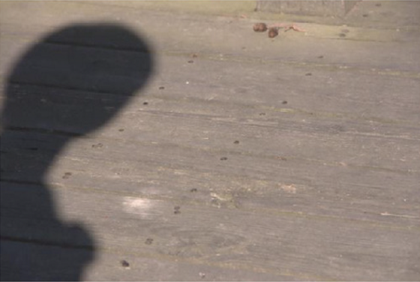
%> input picture tien.png, 420 x 282 px, shrunk from 700 x 470 before the run
$ octave --eval "pokus;"   (GNU Octave 9; MATLAB toolbox functions it lacks are replaced by stand-ins)
%> lines starting %> are read from the running program, lines starting %| are printed output that depends on the picture; in (x1, y1, x2, y2) boxes, pixels count from 0 and x2, y2 are one past the last pixel; in counts of white or black regions, pixels touching at a corner belong together; the program's own positions count from 1
function [] = pokus()
%POKUS Summary of this function goes here
%   Detailed explanation goes here

ps = 8;
I = imread('tien.png');
%> I is the input picture: size 282x420x3 uint8; mean R, G, B 136.4, 123.6, 115.1
Id = double(I) ./ 255;
M = imread('mask.png');
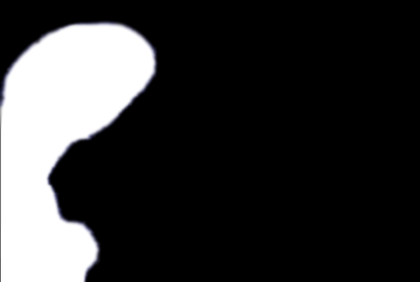
%> input picture mask.png, 420 x 282 px, shrunk from 700 x 470 before the run
%> M is the input picture: size 282x420x3 uint8; mean R, G, B 51.6, 51.6, 51.9
M = rgb2gray(M) > 250;
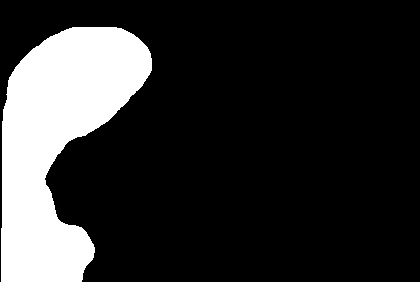
%> M: size 282x420 logical; 18.7% white; 1 white region, box (x1, y1, x2, y2) and area: (1, 27, 152, 282) 22194
mc = edge(M, 'canny');
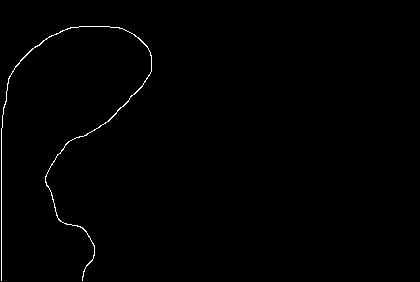
%> mc: size 282x420 logical; 0.63% white in thin lines or dots, all inside (x1, y1, x2, y2) = (1, 26, 152, 281)
%> (the run ends here)
